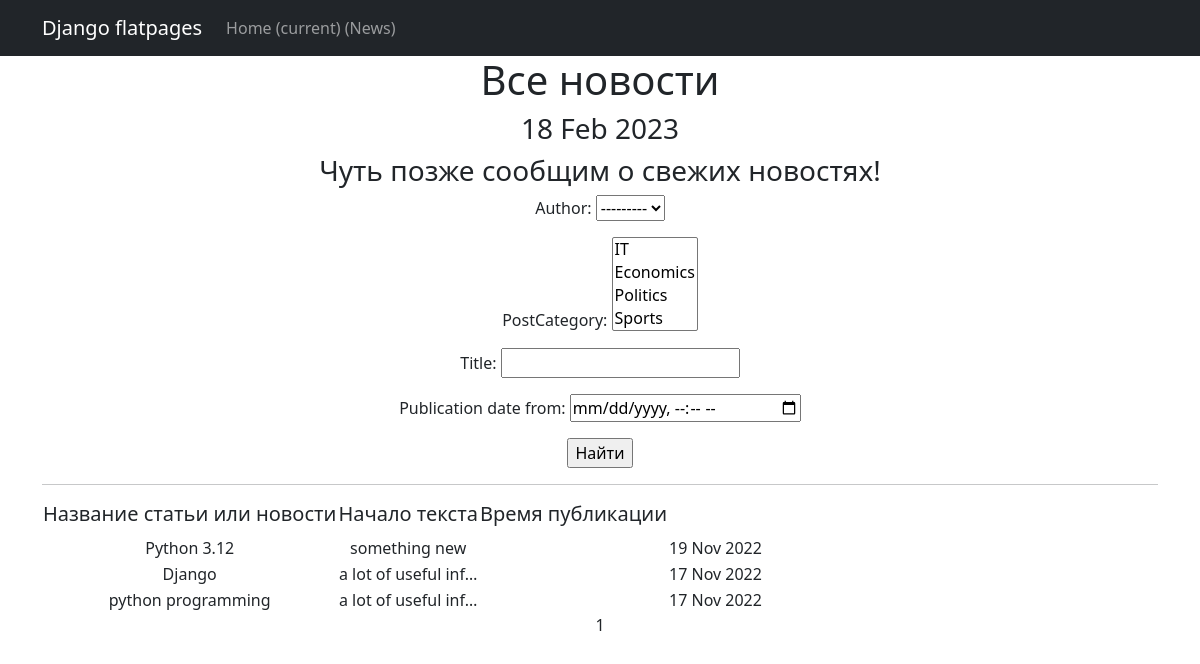
Page /news/ on the committed database.
### news/models.py (models this page shows, shortened)
class Post(models.Model):
    author = models.ForeignKey(Author, on_delete=models.CASCADE)
    NEWS = 'NW'
    ARTICLE = 'AR'
    CATEGORY_CHOICES = (
        (NEWS, 'Новость'),
        (ARTICLE, 'Статья'),
    )
    categoryType = models.CharField(max_length=2, choices=CATEGORY_CHOICES, default=ARTICLE)
    dateCreation = models.DateTimeField(auto_now_add=True)
    postCategory = models.ManyToManyField(Category, through='PostCategory')
    title = models.CharField(max_length=128)
    text = models.TextField()
    rating = models.SmallIntegerField(default=0)

### news/views.py (the view)
# urls.py: path('', PostsList.as_view(), name='post_list'),
class PostsList(ListView):
    model = Post
    ordering = '-dateCreation'
    template_name = 'news_1.html'
    context_object_name = 'news'
    paginate_by = 5
    def get_queryset(self):
        queryset = super().get_queryset()
        self.filterset = PostFilter(self.request.GET, queryset)
        return self.filterset.qs
    def get_context_data(self, **kwargs):
        context = super().get_context_data(**kwargs)
        context['time_now'] = datetime.utcnow()
        context['next_post'] = None
        context['filterset'] = self.filterset
        return context

### news/models.py (called while the page is built)
    def __str__(self):
        return f'{self.authorUser.username}'

    def __str__(self):
        return f'{self.name}'

### news/templatetags/custom_filters.py (called while the page is built)
@register.filter()
def censor(value):
    bad_words = ['idiot', 'stupid', 'donkey', 'Stupid']
    if not isinstance(value, str):
        raise TypeError(f"unresolved type '{type(value)}' expected  type 'str'")
    for word in value.split():
        if word.lower() in bad_words:
            value = value.replace(word, f"{word[0]}{'*' * (len(word) - 1)}")
    return value

### templates/news_1.html (shortened to what this page needs)
{% extends 'flatpages/default.html' %}
{% load custom_filters %}
{% block content %}
    <h1>Все новости</h1>
    <h3>{{ time_now|date:'d M Y' }}</h3>
    <h3> {{ next_post|default_if_none:"Чуть позже сообщим о свежих новостях!" }} </h3>
<form action="" method="get">
    {{ filterset.form.as_p }}
    <input type="submit" value="Найти" />
</form>
<hr>
    {% if news %}
<table>
    <td><h5>Название статьи или новости</h5></td>
    <td><h5>Начало текста</h5></td>
    <td><h5>Время публикации</h5></td>
    {% for post in news %}
    <tr>
        <td>{{ post.title }}</td>
        <td>{{ post.text|censor|truncatechars:20 }}</td>
        <td>{{ post.categoryPost }}</td>
        <td>{{ post.dateCreation|date:'d M Y ' }}</td>
    </tr>
    <tr>
        {% endfor %}
    </tr>
</table>
    {% else %}
       <h2>Свежих новостей нет!</h2>
   {% endif %}
   {{ page_obj.number }}
{% endblock content %}

### templates/flatpages/default.html (shortened to what this page needs)
<!DOCTYPE html>
<html lang="en">
    <head>
        {% load static %}
        <link href="{% static 'css/styles.css' %}" rel="stylesheet" />
    </head>
    <body>
        <nav class="navbar navbar-expand-lg navbar-dark bg-dark static-top">
          <div class="container">
               <a class="navbar-brand" href="#">Django flatpages</a>
               <div class="collapse navbar-collapse" id="navbarResponsive">
                   <ul class="navbar-nav ml-auto">
                       <li class="nav-item active">
                             <a class="nav-link" href="#">Home
                                 <span class="sr-only">(current)</span>
                                 <span class="sr-only">(News)</span>
                             </a>
                  </ul>
               </div>
         </div>
        </nav>
        <div class="container">
            <div class="row">
                <div class="col-lg-12 text-center">
                    {% block content %}{% endblock content %}
                </div>
            </div>
        </div>
    </body>
</html>

### rows in the picture
Post: title "Python 3.12", text|censor "something new", dateCreation "19 Nov 2022"
Post: title "Django", text|censor "a lot of useful inf…", dateCreation "17 Nov 2022"
Post: title "python programming", text|censor "a lot of useful inf…", dateCreation "17 Nov 2022"

### other values in the picture
{{ time_now|date:'d M Y' }} "18 Feb 2023"
{{ next_post|default_if_none:"Чуть позже сообщим о свежих новостях!" }} "Чуть позже сообщим о свежих новостях!"
{{ page_obj.number }} "1"
